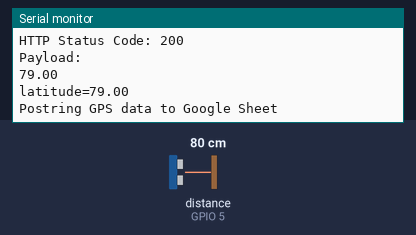
Bench run of a sketch on a simulated ESP32. Parts: the last lines printed to the serial monitor. Wiring (inferred from the names in the program): ultrasonic range finder: trigger GPIO 18; echo GPIO 5. Inputs (shaded band) come from the test bench; at power-on: distance to the obstacle (sensor on GPIO 5) 80 cm. The echo pulse lasts 58.3 µs per cm; WiFi joins after 1.5 s; servers stay silent unless stated; uploads are accepted with an empty reply.

Above: at 2.7 s.
2.8 s: distance to the obstacle (sensor on GPIO 5) set to 2 cm
At 3.14 s:
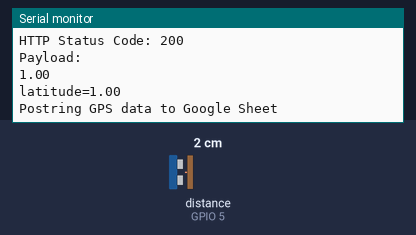
4.3 s: distance to the obstacle (sensor on GPIO 5) set to 4 cm
At 4.55 s:
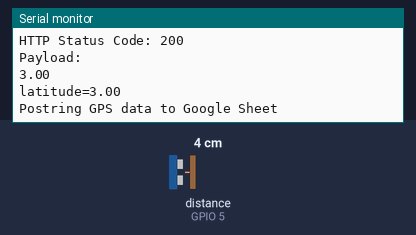
Timing chart, 0 to 7.3 s (numbered marks = the images above; inputs shaded):
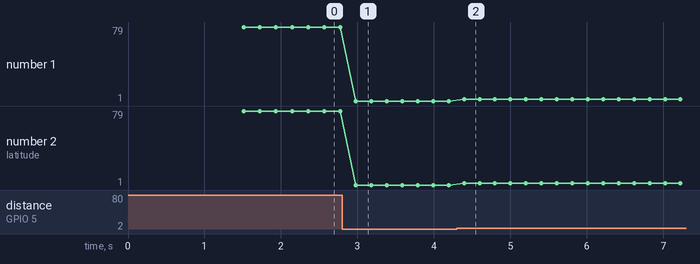

The sketch:

ESP32_Distance_GGSheet.ino
```cpp
#include <WiFi.h>
#include <HTTPClient.h>
//----------------------------
//ENTER_GOOGLE_DEPLOYMENT_ID
const char * ssid = "Ca Map Biu";
const char * password = "7979797979";
String GOOGLE_SCRIPT_ID = "AKfycbxAAXgiCfUXMR13y-fEbMVL3spZSzlPXuEYaH0yGN9zMywRPi2H4zDg-g8z_RUMoBi9";
//----------------Khai bao cam bien
const int trig = 18;
const int echo = 5;
long thoigian;
unsigned long Time;
float khoangcach;

const int sendInterval = 2000;

void setup()
{
  Serial.begin(115200);
  Time = millis();
  pinMode(trig, OUTPUT); //Chân trig xuất tín hiệu
  pinMode(echo, INPUT); //Chân echo nhận tín hiệu
  WiFi.mode(WIFI_STA);
  Serial.print("Connecting to WiFi");
  WiFi.begin(ssid, password);
  Serial.println(ssid);
  while (WiFi.status() != WL_CONNECTED)
  {
    delay(500);
    Serial.print(".");
  }
  Serial.println("CONNECTED !!!");
}


/****************loop function starts**********************/
void loop()
{

  boolean newData = false;
  if(millis() - Time >= 100)
  {
    Time = millis();
    if(Distance() != 0)
    {
      newData = true;
    }
  }

  //If newData is true
  if (newData == true)
  {
    newData = false;
    print_speed();
  }
  else
  {
    Serial.println("No new data is received.");
  }
  //delay(sendInterval);
}


void print_speed()
{
  float kc = Distance() ;
  if ( kc != 0)
  {
    Serial.println(kc);

    String param;
    param  = "latitude="+String(kc);

    Serial.println(param);
    write_to_google_sheet(param);
  }
  else
  {
    Serial.println("No data.");
  }

}
/************Khoang cach********************/
float Distance()
{
  digitalWrite(trig, 0); //Tắt chân trig
  delayMicroseconds(2);
  digitalWrite(trig, 1); //bật chân trig để phát xung
  delayMicroseconds(10); //Xung có độ rộng là 10 microsecond
  digitalWrite(trig, 0);

  thoigian = pulseIn (echo, HIGH);

  khoangcach = int(thoigian / 2 / 29.412);

  return khoangcach;

}

/******/
void write_to_google_sheet(String params) {
  HTTPClient http;
  String url = "https://script.google.com/macros/s/" + GOOGLE_SCRIPT_ID + "/exec?" + params;
  //Serial.print(url);
  Serial.println("Postring GPS data to Google Sheet");
  //---------------------------------------------------------------------
  //starts posting data to google sheet
  http.begin(url.c_str());
  http.setFollowRedirects(HTTPC_STRICT_FOLLOW_REDIRECTS);
  int httpCode = http.GET();
  Serial.print("HTTP Status Code: ");
  Serial.println(httpCode);
  //---------------------------------------------------------------------
  //getting response from google sheet
  String payload;
  if (httpCode > 0) {
    payload = http.getString();
    Serial.println("Payload: " + payload);
  }
  //---------------------------------------------------------------------
  http.end();
}
```

Measured:
- after the input at 2.8 s, the serial monitor: prints a new line after 0.18 s (image 1)
- after the input at 4.3 s, the serial monitor: prints a new line after 0.10 s (image 2)
- plotted number 1: 79 → 1 after the input at 2.8 s, 1 → 3 after the input at 4.3 s
- plotted number 2: 79 → 1 after the input at 2.8 s, 1 → 3 after the input at 4.3 s
